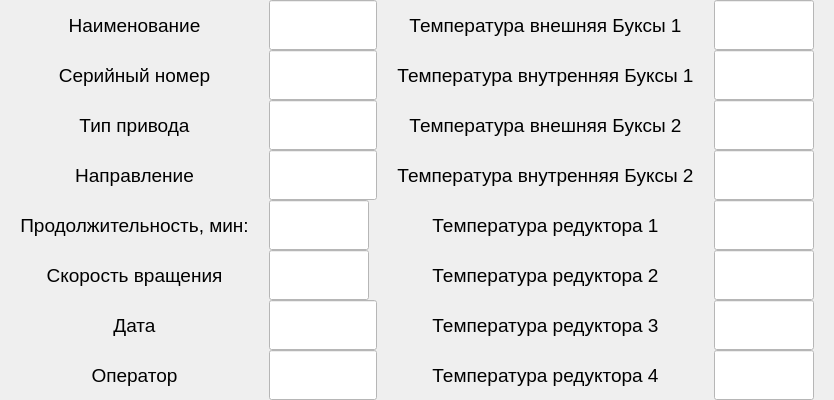
                <widget class="QWidget" name="archive_run_page">
                 <layout class="QGridLayout" name="gridLayout_9">
                  <property name="leftMargin">
                   <number>20</number>
                  </property>
                  <property name="topMargin">
                   <number>0</number>
                  </property>
                  <property name="rightMargin">
                   <number>20</number>
                  </property>
                  <property name="bottomMargin">
                   <number>0</number>
                  </property>
                  <property name="horizontalSpacing">
                   <number>20</number>
                  </property>
                  <property name="verticalSpacing">
                   <number>0</number>
                  </property>
                  <item row="0" column="0">
                   <widget class="QLabel" name="archive_run_label">
                    <property name="maximumSize">
                     <size>
                      <width>16777215</width>
                      <height>80</height>
                     </size>
                    </property>
                    <property name="font">
                     <font>
                      <family>Arial</family>
                      <pointsize>14</pointsize>
                     </font>
                    </property>
                    <property name="styleSheet">
                     <string notr="true"/>
                    </property>
                    <property name="text">
                     <string>Наименование</string>
                    </property>
                    <property name="alignment">
                     <set>Qt::AlignCenter</set>
                    </property>
                   </widget>
                  </item>
                  <item row="9" column="5">
                   <widget class="QLabel" name="archive_run_label15">
                    <property name="maximumSize">
                     <size>
                      <width>16777215</width>
                      <height>80</height>
                     </size>
                    </property>
                    <property name="font">
                     <font>
                      <family>Arial</family>
                      <pointsize>14</pointsize>
                     </font>
                    </property>
                    <property name="styleSheet">
                     <string notr="true"/>
                    </property>
                    <property name="text">
                     <string>Температура редуктора 3</string>
                    </property>
                    <property name="alignment">
                     <set>Qt::AlignCenter</set>
                    </property>
                   </widget>
                  </item>
                  <item row="2" column="5">
                   <widget class="QLabel" name="archive_run_label10">
                    <property name="maximumSize">
                     <size>
                      <width>16777215</width>
                      <height>80</height>
                     </size>
                    </property>
                    <property name="font">
                     <font>
                      <family>Arial</family>
                      <pointsize>14</pointsize>
                     </font>
                    </property>
                    <property name="styleSheet">
                     <string notr="true"/>
                    </property>
                    <property name="text">
                     <string>Температура внутренняя Буксы 1</string>
                    </property>
                    <property name="alignment">
                     <set>Qt::AlignCenter</set>
                    </property>
                   </widget>
                  </item>
                  <item row="0" column="7">
                   <widget class="QLineEdit" name="archive_run_temp1_lineEdit">
                    <property name="minimumSize">
                     <size>
                      <width>0</width>
                      <height>50</height>
                     </size>
                    </property>
                    <property name="maximumSize">
                     <size>
                      <width>100</width>
                      <height>50</height>
                     </size>
                    </property>
                    <property name="styleSheet">
                     <string notr="true">background-color: rgb(255, 255, 255);
font: 75 20pt &quot;Arial&quot;;</string>
                    </property>
                    <property name="alignment">
                     <set>Qt::AlignCenter</set>
                    </property>
                    <property name="readOnly">
                     <bool>true</bool>
                    </property>
                   </widget>
                  </item>
                  <item row="7" column="3">
                   <widget class="QLineEdit" name="archive_run_speed_lineEdit">
                    <property name="minimumSize">
                     <size>
                      <width>0</width>
                      <height>50</height>
                     </size>
                    </property>
                    <property name="maximumSize">
                     <size>
                      <width>100</width>
                      <height>50</height>
                     </size>
                    </property>
                    <property name="styleSheet">
                     <string notr="true">background-color: rgb(255, 255, 255);
font: 75 20pt &quot;Arial&quot;;</string>
                    </property>
                    <property name="alignment">
                     <set>Qt::AlignCenter</set>
                    </property>
                    <property name="readOnly">
                     <bool>true</bool>
                    </property>
                   </widget>
                  </item>
                  <item row="3" column="7">
                   <widget class="QLineEdit" name="archive_run_temp3_lineEdit">
                    <property name="minimumSize">
                     <size>
                      <width>0</width>
                      <height>50</height>
                     </size>
                    </property>
                    <property name="maximumSize">
                     <size>
                      <width>100</width>
                      <height>50</height>
                     </size>
                    </property>
                    <property name="styleSheet">
                     <string notr="true">background-color: rgb(255, 255, 255);
font: 75 20pt &quot;Arial&quot;;</string>
                    </property>
                    <property name="alignment">
                     <set>Qt::AlignCenter</set>
                    </property>
                    <property name="readOnly">
                     <bool>true</bool>
                    </property>
                   </widget>
                  </item>
                  <item row="5" column="3">
                   <widget class="QLineEdit" name="archive_run_direct_lineEdit">
                    <property name="minimumSize">
                     <size>
                      <width>0</width>
                      <height>50</height>
                     </size>
                    </property>
                    <property name="maximumSize">
                     <size>
                      <width>200</width>
                      <height>50</height>
                     </size>
                    </property>
                    <property name="styleSheet">
                     <string notr="true">background-color: rgb(255, 255, 255);
font: 75 20pt &quot;Arial&quot;;</string>
                    </property>
                    <property name="alignment">
                     <set>Qt::AlignCenter</set>
                    </property>
                    <property name="readOnly">
                     <bool>true</bool>
                    </property>
                   </widget>
                  </item>
                  <item row="2" column="0">
                   <widget class="QLabel" name="archive_run_label2">
                    <property name="maximumSize">
                     <size>
                      <width>16777215</width>
                      <height>80</height>
                     </size>
                    </property>
                    <property name="font">
                     <font>
                      <family>Arial</family>
                      <pointsize>14</pointsize>
                     </font>
                    </property>
                    <property name="styleSheet">
                     <string notr="true"/>
                    </property>
                    <property name="text">
                     <string>Серийный номер</string>
                    </property>
                    <property name="alignment">
                     <set>Qt::AlignCenter</set>
                    </property>
                   </widget>
                  </item>
                  <item row="7" column="0">
                   <widget class="QLabel" name="archive_run_label6">
                    <property name="maximumSize">
                     <size>
                      <width>16777215</width>
                      <height>80</height>
                     </size>
                    </property>
                    <property name="font">
                     <font>
                      <family>Arial</family>
                      <pointsize>14</pointsize>
                     </font>
                    </property>
                    <property name="styleSheet">
                     <string notr="true"/>
                    </property>
                    <property name="text">
                     <string>Скорость вращения</string>
                    </property>
                    <property name="alignment">
                     <set>Qt::AlignCenter</set>
                    </property>
                   </widget>
                  </item>
                  <item row="3" column="0">
                   <widget class="QLabel" name="archive_run_label3">
                    <property name="maximumSize">
                     <size>
                      <width>16777215</width>
                      <height>80</height>
                     </size>
                    </property>
                    <property name="font">
                     <font>
                      <family>Arial</family>
                      <pointsize>14</pointsize>
                     </font>
                    </property>
                    <property name="styleSheet">
                     <string notr="true"/>
                    </property>
                    <property name="text">
                     <string>Тип привода</string>
                    </property>
                    <property name="alignment">
                     <set>Qt::AlignCenter</set>
                    </property>
                   </widget>
                  </item>
                  <item row="3" column="3">
                   <widget class="QLineEdit" name="archive_run_gear_lineEdit">
                    <property name="minimumSize">
                     <size>
                      <width>0</width>
                      <height>50</height>
                     </size>
                    </property>
                    <property name="maximumSize">
                     <size>
                      <width>200</width>
                      <height>50</height>
                     </size>
                    </property>
                    <property name="styleSheet">
                     <string notr="true">background-color: rgb(255, 255, 255);
font: 75 20pt &quot;Arial&quot;;</string>
                    </property>
                    <property name="alignment">
                     <set>Qt::AlignCenter</set>
                    </property>
                    <property name="readOnly">
                     <bool>true</bool>
                    </property>
                   </widget>
                  </item>
                  <item row="0" column="5">
                   <widget class="QLabel" name="archive_run_label9">
                    <property name="maximumSize">
                     <size>
                      <width>16777215</width>
                      <height>80</height>
                     </size>
                    </property>
                    <property name="font">
                     <font>
                      <family>Arial</family>
                      <pointsize>14</pointsize>
                     </font>
                    </property>
                    <property name="styleSheet">
                     <string notr="true"/>
                    </property>
                    <property name="text">
                     <string>Температура внешняя Буксы 1</string>
                    </property>
                    <property name="alignment">
                     <set>Qt::AlignCenter</set>
                    </property>
                   </widget>
                  </item>
                  <item row="10" column="7">
                   <widget class="QLineEdit" name="archive_run_temp8_lineEdit">
                    <property name="minimumSize">
                     <size>
                      <width>0</width>
                      <height>50</height>
                     </size>
                    </property>
                    <property name="maximumSize">
                     <size>
                      <width>100</width>
                      <height>50</height>
                     </size>
                    </property>
                    <property name="styleSheet">
                     <string notr="true">background-color: rgb(255, 255, 255);
font: 75 20pt &quot;Arial&quot;;</string>
                    </property>
                    <property name="alignment">
                     <set>Qt::AlignCenter</set>
                    </property>
                    <property name="readOnly">
                     <bool>true</bool>
                    </property>
                   </widget>
                  </item>
                  <item row="5" column="5">
                   <widget class="QLabel" name="archive_run_label12">
                    <property name="maximumSize">
                     <size>
                      <width>16777215</width>
                      <height>80</height>
                     </size>
                    </property>
                    <property name="font">
                     <font>
                      <family>Arial</family>
                      <pointsize>14</pointsize>
                     </font>
                    </property>
                    <property name="styleSheet">
                     <string notr="true"/>
                    </property>
                    <property name="text">
                     <string>Температура внутренняя Буксы 2</string>
                    </property>
                    <property name="alignment">
                     <set>Qt::AlignCenter</set>
                    </property>
                   </widget>
                  </item>
                  <item row="2" column="3">
                   <widget class="QLineEdit" name="archive_run_serial_lineEdit">
                    <property name="minimumSize">
                     <size>
                      <width>0</width>
                      <height>50</height>
                     </size>
                    </property>
                    <property name="maximumSize">
                     <size>
                      <width>200</width>
                      <height>50</height>
                     </size>
                    </property>
                    <property name="styleSheet">
                     <string notr="true">background-color: rgb(255, 255, 255);
font: 75 20pt &quot;Arial&quot;;</string>
                    </property>
                    <property name="alignment">
                     <set>Qt::AlignCenter</set>
                    </property>
                    <property name="readOnly">
                     <bool>true</bool>
                    </property>
                   </widget>
                  </item>
                  <item row="2" column="7">
                   <widget class="QLineEdit" name="archive_run_temp2_lineEdit">
                    <property name="minimumSize">
                     <size>
                      <width>0</width>
                      <height>50</height>
                     </size>
                    </property>
                    <property name="maximumSize">
                     <size>
                      <width>100</width>
                      <height>50</height>
                     </size>
                    </property>
                    <property name="styleSheet">
                     <string notr="true">background-color: rgb(255, 255, 255);
font: 75 20pt &quot;Arial&quot;;</string>
                    </property>
                    <property name="alignment">
                     <set>Qt::AlignCenter</set>
                    </property>
                    <property name="readOnly">
                     <bool>true</bool>
                    </property>
                   </widget>
                  </item>
                  <item row="3" column="5">
                   <widget class="QLabel" name="archive_run_label11">
                    <property name="maximumSize">
                     <size>
                      <width>16777215</width>
                      <height>80</height>
                     </size>
                    </property>
                    <property name="font">
                     <font>
                      <family>Arial</family>
                      <pointsize>14</pointsize>
                     </font>
                    </property>
                    <property name="styleSheet">
                     <string notr="true"/>
                    </property>
                    <property name="text">
                     <string>Температура внешняя Буксы 2</string>
                    </property>
                    <property name="alignment">
                     <set>Qt::AlignCenter</set>
                    </property>
                   </widget>
                  </item>
                  <item row="5" column="0">
                   <widget class="QLabel" name="archive_run_label4">
                    <property name="maximumSize">
                     <size>
                      <width>16777215</width>
                      <height>80</height>
                     </size>
                    </property>
                    <property name="font">
                     <font>
                      <family>Arial</family>
                      <pointsize>14</pointsize>
                     </font>
                    </property>
                    <property name="styleSheet">
                     <string notr="true"/>
                    </property>
                    <property name="text">
                     <string>Направление</string>
                    </property>
                    <property name="alignment">
                     <set>Qt::AlignCenter</set>
                    </property>
                   </widget>
                  </item>
                  <item row="6" column="7">
                   <widget class="QLineEdit" name="archive_run_temp5_lineEdit">
                    <property name="minimumSize">
                     <size>
                      <width>0</width>
                      <height>50</height>
                     </size>
                    </property>
                    <property name="maximumSize">
                     <size>
                      <width>100</width>
                      <height>50</height>
                     </size>
                    </property>
                    <property name="styleSheet">
                     <string notr="true">background-color: rgb(255, 255, 255);
font: 75 20pt &quot;Arial&quot;;</string>
                    </property>
                    <property name="alignment">
                     <set>Qt::AlignCenter</set>
                    </property>
                    <property name="readOnly">
                     <bool>true</bool>
                    </property>
                   </widget>
                  </item>
                  <item row="6" column="5">
                   <widget class="QLabel" name="archive_run_label13">
                    <property name="maximumSize">
                     <size>
                      <width>16777215</width>
                      <height>80</height>
                     </size>
                    </property>
                    <property name="font">
                     <font>
                      <family>Arial</family>
                      <pointsize>14</pointsize>
                     </font>
                    </property>
                    <property name="styleSheet">
                     <string notr="true"/>
                    </property>
                    <property name="text">
                     <string>Температура редуктора 1</string>
                    </property>
                    <property name="alignment">
                     <set>Qt::AlignCenter</set>
                    </property>
                   </widget>
                  </item>
                  <item row="9" column="7">
                   <widget class="QLineEdit" name="archive_run_temp7_lineEdit">
                    <property name="minimumSize">
                     <size>
                      <width>0</width>
                      <height>50</height>
                     </size>
                    </property>
                    <property name="maximumSize">
                     <size>
                      <width>100</width>
                      <height>50</height>
                     </size>
                    </property>
                    <property name="styleSheet">
                     <string notr="true">background-color: rgb(255, 255, 255);
font: 75 20pt &quot;Arial&quot;;</string>
                    </property>
                    <property name="alignment">
                     <set>Qt::AlignCenter</set>
                    </property>
                    <property name="readOnly">
                     <bool>true</bool>
                    </property>
                   </widget>
                  </item>
                  <item row="6" column="0">
                   <widget class="QLabel" name="archive_run_label5">
                    <property name="maximumSize">
                     <size>
                      <width>16777215</width>
                      <height>80</height>
                     </size>
                    </property>
                    <property name="font">
                     <font>
                      <family>Arial</family>
                      <pointsize>14</pointsize>
                     </font>
                    </property>
                    <property name="styleSheet">
                     <string notr="true"/>
                    </property>
                    <property name="text">
                     <string>Продолжительность, мин:</string>
                    </property>
                    <property name="alignment">
                     <set>Qt::AlignCenter</set>
                    </property>
                   </widget>
                  </item>
                  <item row="6" column="3">
                   <widget class="QLineEdit" name="archive_run_time_lineEdit">
                    <property name="minimumSize">
                     <size>
                      <width>0</width>
                      <height>50</height>
                     </size>
                    </property>
                    <property name="maximumSize">
                     <size>
                      <width>100</width>
                      <height>50</height>
                     </size>
                    </property>
                    <property name="styleSheet">
                     <string notr="true">background-color: rgb(255, 255, 255);
font: 75 20pt &quot;Arial&quot;;</string>
                    </property>
                    <property name="text">
                     <string/>
                    </property>
                    <property name="alignment">
                     <set>Qt::AlignCenter</set>
                    </property>
                    <property name="readOnly">
                     <bool>true</bool>
                    </property>
                   </widget>
                  </item>
                  <item row="7" column="5">
                   <widget class="QLabel" name="archive_run_label14">
                    <property name="maximumSize">
                     <size>
                      <width>16777215</width>
                      <height>80</height>
                     </size>
                    </property>
                    <property name="font">
                     <font>
                      <family>Arial</family>
                      <pointsize>14</pointsize>
                     </font>
                    </property>
                    <property name="styleSheet">
                     <string notr="true"/>
                    </property>
                    <property name="text">
                     <string>Температура редуктора 2</string>
                    </property>
                    <property name="alignment">
                     <set>Qt::AlignCenter</set>
                    </property>
                   </widget>
                  </item>
                  <item row="0" column="3">
                   <widget class="QLineEdit" name="archive_run_name_lineEdit">
                    <property name="minimumSize">
                     <size>
                      <width>0</width>
                      <height>50</height>
                     </size>
                    </property>
                    <property name="maximumSize">
                     <size>
                      <width>350</width>
                      <height>50</height>
                     </size>
                    </property>
                    <property name="styleSheet">
                     <string notr="true">background-color: rgb(255, 255, 255);
font: 75 20pt &quot;Arial&quot;;</string>
                    </property>
                    <property name="text">
                     <string/>
                    </property>
                    <property name="alignment">
                     <set>Qt::AlignCenter</set>
                    </property>
                    <property name="readOnly">
                     <bool>true</bool>
                    </property>
                   </widget>
                  </item>
                  <item row="5" column="7">
                   <widget class="QLineEdit" name="archive_run_temp4_lineEdit">
                    <property name="minimumSize">
                     <size>
                      <width>0</width>
                      <height>50</height>
                     </size>
                    </property>
                    <property name="maximumSize">
                     <size>
                      <width>100</width>
                      <height>50</height>
                     </size>
                    </property>
                    <property name="styleSheet">
                     <string notr="true">background-color: rgb(255, 255, 255);
font: 75 20pt &quot;Arial&quot;;</string>
                    </property>
                    <property name="text">
                     <string/>
                    </property>
                    <property name="alignment">
                     <set>Qt::AlignCenter</set>
                    </property>
                    <property name="readOnly">
                     <bool>true</bool>
                    </property>
                   </widget>
                  </item>
                  <item row="10" column="5">
                   <widget class="QLabel" name="archive_run_label16">
                    <property name="maximumSize">
                     <size>
                      <width>16777215</width>
                      <height>80</height>
                     </size>
                    </property>
                    <property name="font">
                     <font>
                      <family>Arial</family>
                      <pointsize>14</pointsize>
                     </font>
                    </property>
                    <property name="styleSheet">
                     <string notr="true"/>
                    </property>
                    <property name="text">
                     <string>Температура редуктора 4</string>
                    </property>
                    <property name="alignment">
                     <set>Qt::AlignCenter</set>
                    </property>
                   </widget>
                  </item>
                  <item row="7" column="7">
                   <widget class="QLineEdit" name="archive_run_temp6_lineEdit">
                    <property name="minimumSize">
                     <size>
                      <width>0</width>
                      <height>50</height>
                     </size>
                    </property>
                    <property name="maximumSize">
                     <size>
                      <width>100</width>
                      <height>50</height>
                     </size>
                    </property>
                    <property name="styleSheet">
                     <string notr="true">background-color: rgb(255, 255, 255);
font: 75 20pt &quot;Arial&quot;;</string>
                    </property>
                    <property name="alignment">
                     <set>Qt::AlignCenter</set>
                    </property>
                    <property name="readOnly">
                     <bool>true</bool>
                    </property>
                   </widget>
                  </item>
                  <item row="10" column="0">
                   <widget class="QLabel" name="archive_run_label7">
                    <property name="maximumSize">
                     <size>
                      <width>16777215</width>
                      <height>80</height>
                     </size>
                    </property>
                    <property name="font">
                     <font>
                      <family>Arial</family>
                      <pointsize>14</pointsize>
                     </font>
                    </property>
                    <property name="styleSheet">
                     <string notr="true"/>
                    </property>
                    <property name="text">
                     <string>Оператор</string>
                    </property>
                    <property name="alignment">
                     <set>Qt::AlignCenter</set>
                    </property>
                   </widget>
                  </item>
                  <item row="10" column="3">
                   <widget class="QLineEdit" name="archive_run_oper_lineEdit">
                    <property name="minimumSize">
                     <size>
                      <width>0</width>
                      <height>50</height>
                     </size>
                    </property>
                    <property name="maximumSize">
                     <size>
                      <width>350</width>
                      <height>50</height>
                     </size>
                    </property>
                    <property name="styleSheet">
                     <string notr="true">background-color: rgb(255, 255, 255);
font: 75 20pt &quot;Arial&quot;;</string>
                    </property>
                    <property name="alignment">
                     <set>Qt::AlignCenter</set>
                    </property>
                    <property name="readOnly">
                     <bool>true</bool>
                    </property>
                   </widget>
                  </item>
                  <item row="9" column="3">
                   <widget class="QLineEdit" name="archive_run_date_lineEdit">
                    <property name="minimumSize">
                     <size>
                      <width>0</width>
                      <height>50</height>
                     </size>
                    </property>
                    <property name="maximumSize">
                     <size>
                      <width>350</width>
                      <height>50</height>
                     </size>
                    </property>
                    <property name="styleSheet">
                     <string notr="true">background-color: rgb(255, 255, 255);
font: 75 20pt &quot;Arial&quot;;</string>
                    </property>
                    <property name="text">
                     <string/>
                    </property>
                    <property name="alignment">
                     <set>Qt::AlignCenter</set>
                    </property>
                    <property name="readOnly">
                     <bool>true</bool>
                    </property>
                   </widget>
                  </item>
                  <item row="9" column="0">
                   <widget class="QLabel" name="archive_run_label8">
                    <property name="maximumSize">
                     <size>
                      <width>16777215</width>
                      <height>80</height>
                     </size>
                    </property>
                    <property name="font">
                     <font>
                      <family>Arial</family>
                      <pointsize>14</pointsize>
                     </font>
                    </property>
                    <property name="styleSheet">
                     <string notr="true"/>
                    </property>
                    <property name="text">
                     <string>Дата</string>
                    </property>
                    <property name="alignment">
                     <set>Qt::AlignCenter</set>
                    </property>
                   </widget>
                  </item>
                 </layout>
                </widget>
